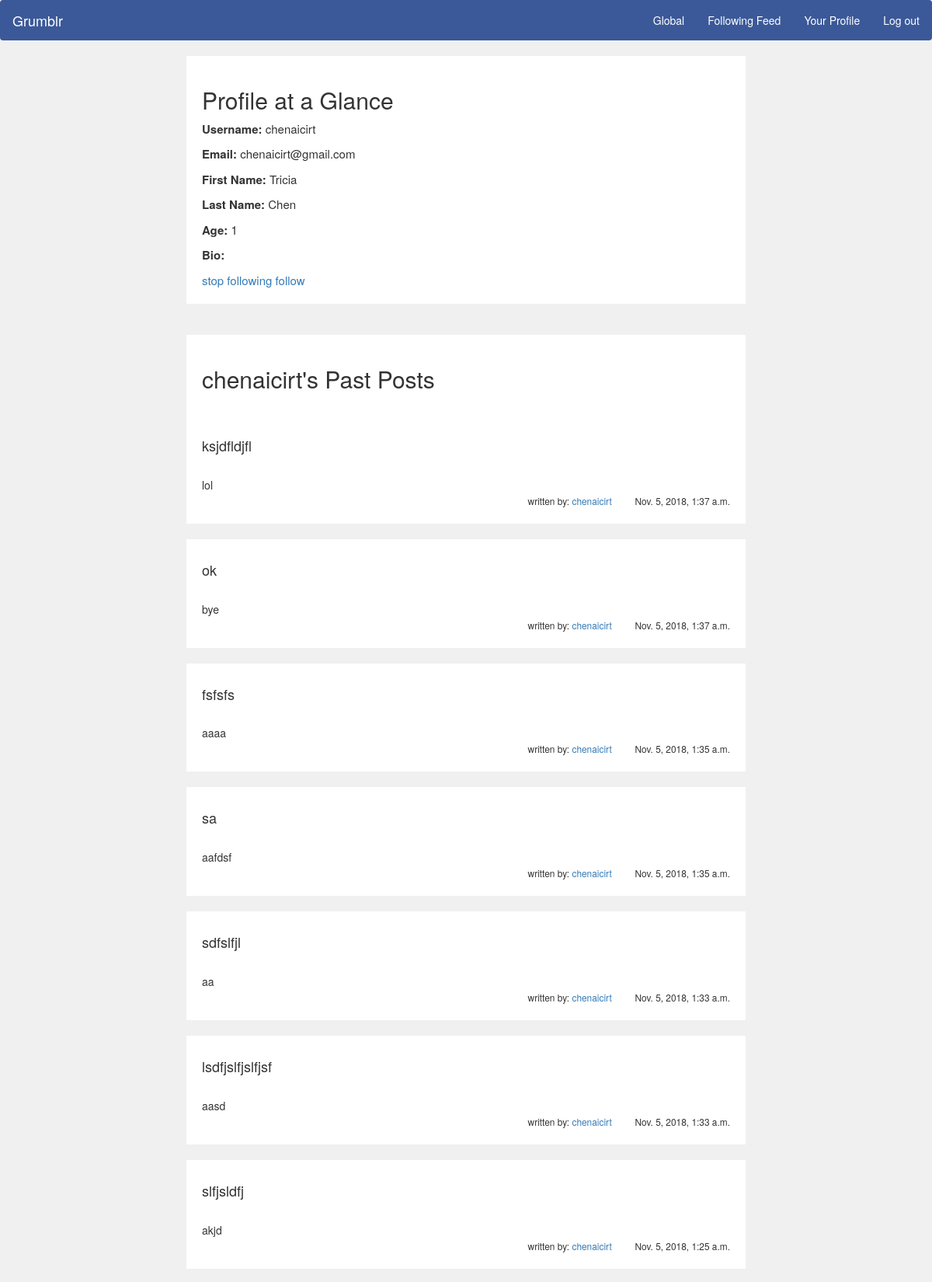
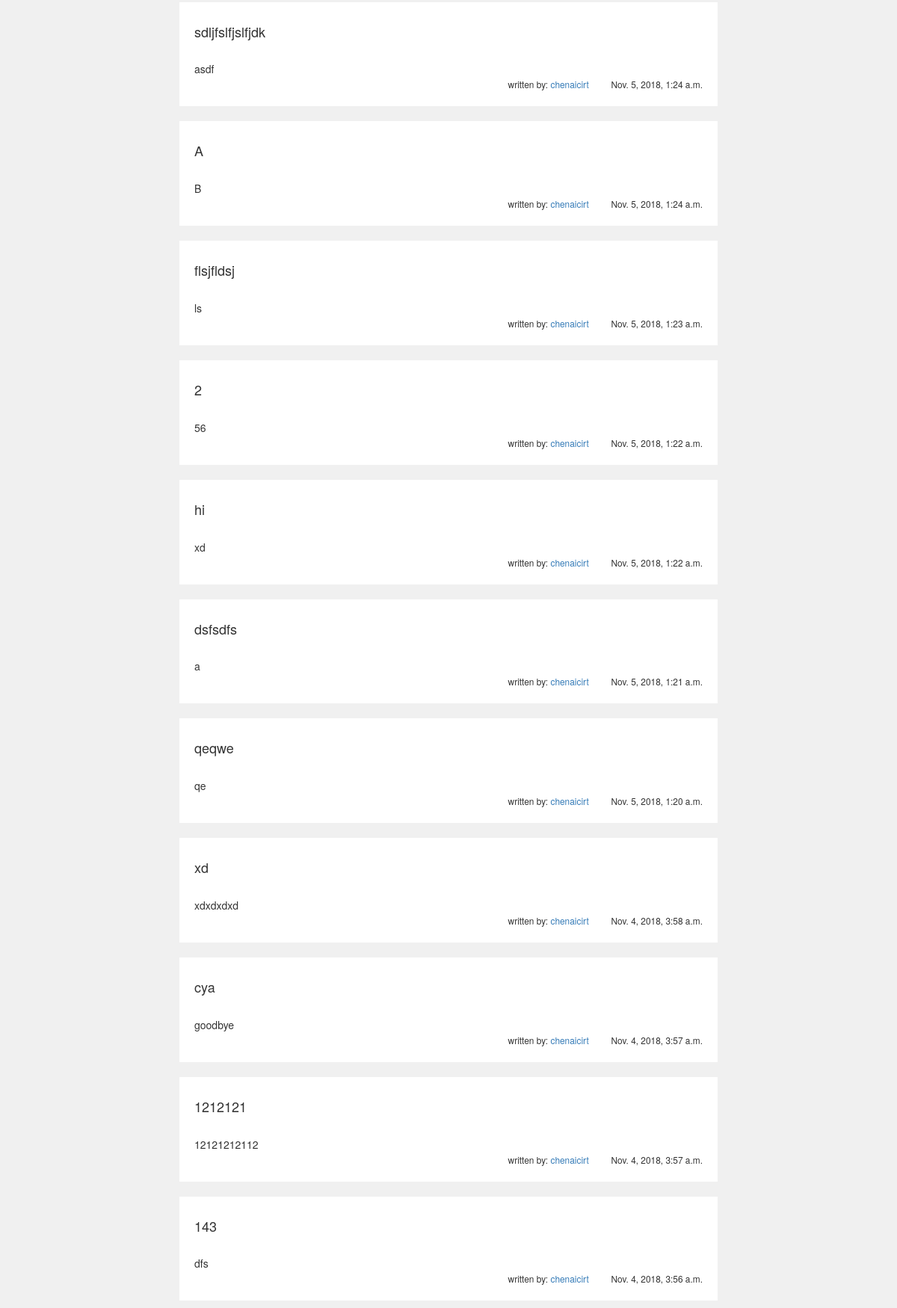
Screenshot of /user//chenaicirt (upper part) with the database file from the repository (2 pictures, top to bottom).
### accounts/models.py (models this page shows, shortened)
class UserProfile(models.Model):
	user = models.OneToOneField(User,on_delete=models.CASCADE,
        primary_key=True)
	bio = models.CharField(max_length = 420, default = '')
	age = models.IntegerField(default = 1)
	image = models.ImageField(upload_to = 'photos/', blank = True, null = True)

### grumblr_private/models.py (models this page shows)
class Post(models.Model):
    author = models.ForeignKey('auth.User', on_delete=models.CASCADE)
    title = models.CharField(max_length=50)
    body = models.TextField()
    date_posted = models.DateTimeField(
            default=timezone.now)

### grumblr_private/views.py (the view)
# urls.py: url(r'^/(?P<username>[a-zA-Z0-9]+)$', views.get_profile, name = "other"),
def get_profile(request,username):
	print(username)
	print ("username")
	if username != "edit":
		context = {}
		user = User.objects.get(username=username)
		all_posts = Post.objects.all().order_by('-date_posted')
		context = {'posts':all_posts, 'user': user}
		return render(request, 'other_profile.html', context)
	else:
		context = {}
		all_posts = Post.objects.all().order_by('-date_posted')
		context = {'posts':all_posts, 'user': request.user}
		return render(request, 'profile.html', context)

### grumblr_private/templates/other_profile.html (shortened to what this page needs)
<!DOCTYPE html>
<html>
<head>
{% extends "base.html" %}
{% load static %}
{% block content %}
{% if user.is_authenticated %}
<div class = "post-panel" >
<h2>Profile at a Glance</h2>
<div class = "profile-text">
<p> <strong> Username: </strong> {{ user.username }}
 </p>
 <p> <strong> Email: </strong> {{ user.email }} </p>
<p> <strong>First Name: </strong> {{ user.first_name }}
  </p>
<p> <strong> Last Name: </strong> {{ user.last_name }}
 </p>
<p> <strong> Age: </strong> {{ user.userprofile.age }}
 </p>
 <p> <strong> Bio: </strong> {{ user.userprofile.bio }}
 </p>
 <a href="{% url 'change_followers' operation='remove' pk=user.pk %}"> stop following</a>
  <a href="{% url 'change_followers' operation='add' pk=user.pk %}"> follow</a>
</div>
</div>
<br>
<br>
<div class = "post-panel" >
<h2> {{user.username}}'s Past Posts</h2>
</div>
{% for post in posts %}
{% if post.author.username == user.username %}
  <div class = "post-panel" >
    <h4> {{post.title}} </h4> <br>
    {{post.body}}
    <div class = "detail-text">
    <small> written by: <a href="/grumblr-private/profile/{{post.author.username}}">   {{post.author.username}} </a>  &nbsp &nbsp &nbsp &nbsp {{post.date_posted}} </small>
    </div>
    </div>
  <br>
{% endif %}
{% endfor %}
{% endif %}
{% endblock %}

### grumblr_private/templates/base.html (shortened to what this page needs)
<!DOCTYPE html>
{% load staticfiles %}
<html>
<head>
    <link rel="stylesheet" href="https://maxcdn.bootstrapcdn.com/bootstrap/3.3.7/css/bootstrap.min.css">
  <link rel="stylesheet" href="{% static "/style.css" %}">
</head>
<body>
{% if user.is_authenticated %}
<nav class="navbar navbar-expand-lg navbar-dark">
  <div class="container-fluid">
    <div class="navbar-header">
      <a class="navbar-brand" href="{% url 'index' %}">Grumblr</a>
    </div>
    <ul class="nav navbar-nav navbar-right">
      <li class="active"><a href="{% url 'index' %}">Global</a></li>
      <li><a href="{% url 'view_following' %}">Following Feed</a></li>
      <li><a href="/grumblr-private/profile/view">Your Profile</a></li>
      <li><a href="{% url 'logout' %}">Log out</a></li>
    </ul>
  </div>
</nav>
        {% block content %}
        {% endblock %}
<br>
<br>
<br>
<br>
{% endif %}
</body>
</html>

### grumblr_private/static/style.css (style rules this page uses)
.navbar { background-color:#3B5998; }
.nav.navbar-nav.navbar-right a { color: white; }
.navbar-brand { color: white !important; }
body { background-color: #F0F0F0; }
.post-panel { background-color: white; width: 60%; margin: auto; padding: 20px; }
.profile-text { font-size: 15px; }
.detail-text { text-align: right; }

### rows the page displays
Post: title "ksjdfldjfl", body "lol", author.username "chenaicirt", date_posted "Nov. 5, 2018, 1:37 a.m."
Post: title "ok", body "bye", author.username "chenaicirt", date_posted "Nov. 5, 2018, 1:37 a.m."
Post: title "fsfsfs", body "aaaa", author.username "chenaicirt", date_posted "Nov. 5, 2018, 1:35 a.m."
Post: title "sa", body "aafdsf", author.username "chenaicirt", date_posted "Nov. 5, 2018, 1:35 a.m."
Post: title "sdfslfjl", body "aa", author.username "chenaicirt", date_posted "Nov. 5, 2018, 1:33 a.m."
Post: title "lsdfjslfjslfjsf", body "aasd", author.username "chenaicirt", date_posted "Nov. 5, 2018, 1:33 a.m."
Post: title "slfjsldfj", body "akjd", author.username "chenaicirt", date_posted "Nov. 5, 2018, 1:25 a.m."
Post: title "sdljfslfjslfjdk", body "asdf", author.username "chenaicirt", date_posted "Nov. 5, 2018, 1:24 a.m."
Post: title "A", body "B", author.username "chenaicirt", date_posted "Nov. 5, 2018, 1:24 a.m."
Post: title "flsjfldsj", body "ls", author.username "chenaicirt", date_posted "Nov. 5, 2018, 1:23 a.m."
Post: title "2", body "56", author.username "chenaicirt", date_posted "Nov. 5, 2018, 1:22 a.m."
Post: title "hi", body "xd", author.username "chenaicirt", date_posted "Nov. 5, 2018, 1:22 a.m."
Post: title "dsfsdfs", body "a", author.username "chenaicirt", date_posted "Nov. 5, 2018, 1:21 a.m."
Post: title "qeqwe", body "qe", author.username "chenaicirt", date_posted "Nov. 5, 2018, 1:20 a.m."
Post: title "xd", body "xdxdxdxd", author.username "chenaicirt", date_posted "Nov. 4, 2018, 3:58 a.m."
Post: title "cya", body "goodbye", author.username "chenaicirt", date_posted "Nov. 4, 2018, 3:57 a.m."
Post: title "1212121", body "12121212112", author.username "chenaicirt", date_posted "Nov. 4, 2018, 3:57 a.m."
Post: title "143", body "dfs", author.username "chenaicirt", date_posted "Nov. 4, 2018, 3:56 a.m."

### other values shown
{{ user.username }} "chenaicirt"
{{ user.email }} "chenaicirt@gmail.com"
{{ user.first_name }} "Tricia"
{{ user.last_name }} "Chen"
{{ user.userprofile.age }} "1"
